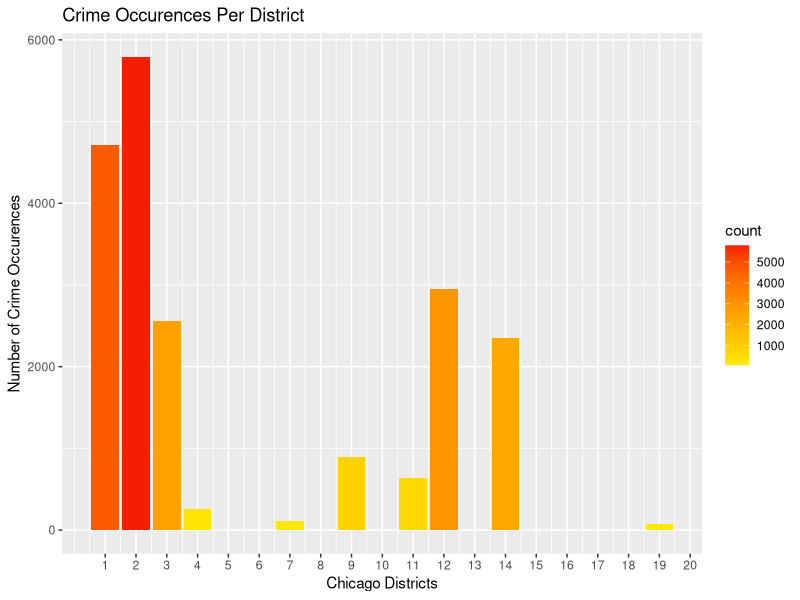
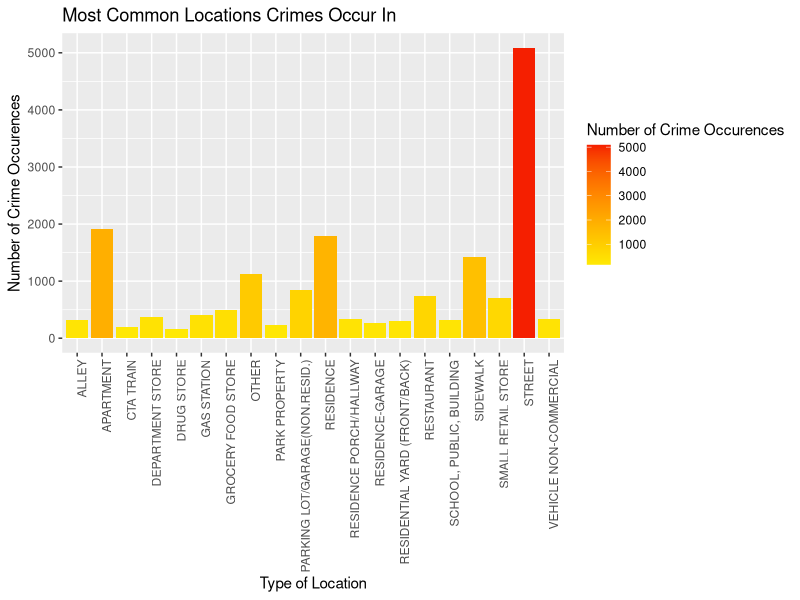
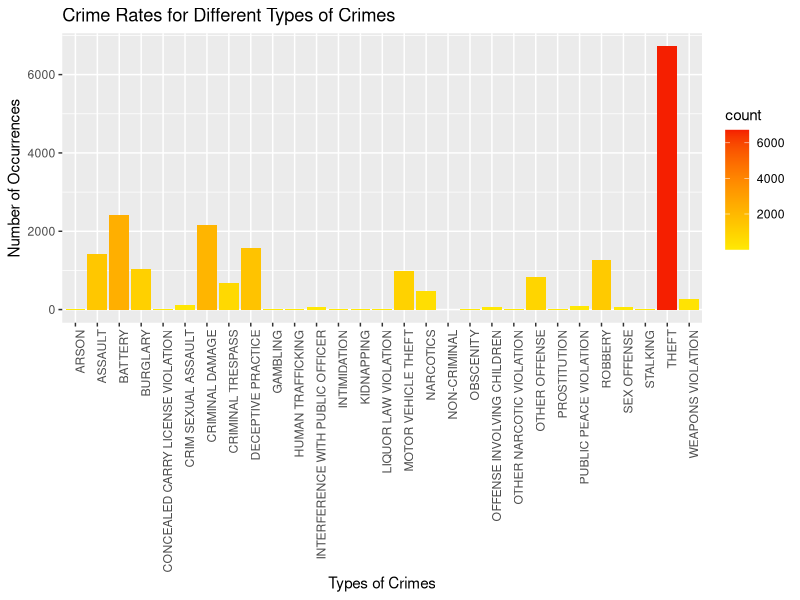
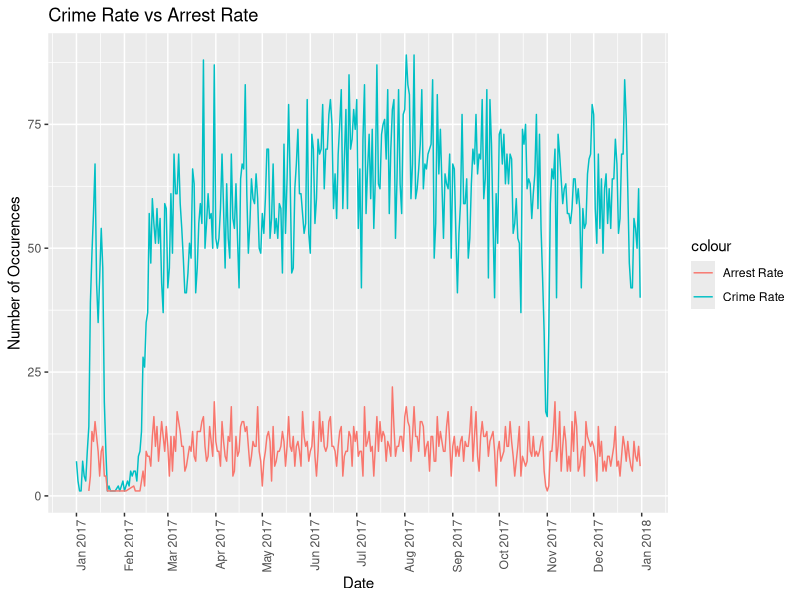
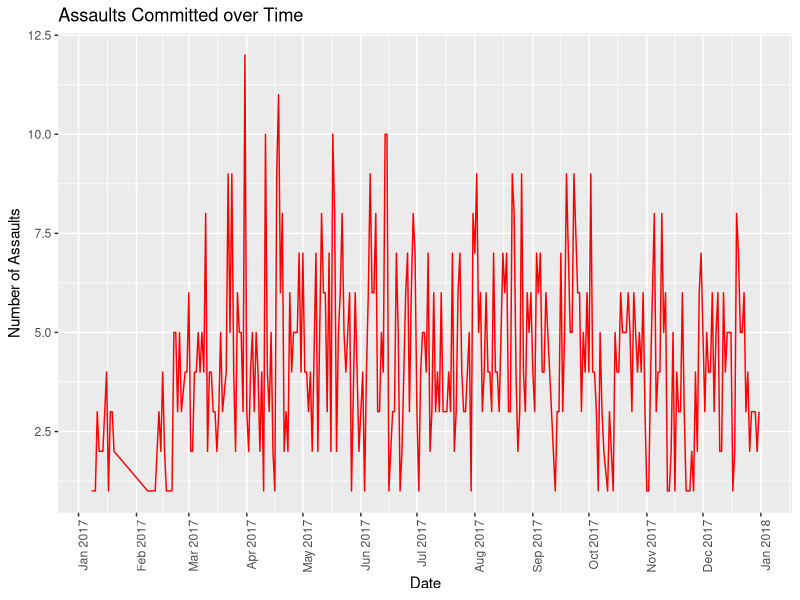
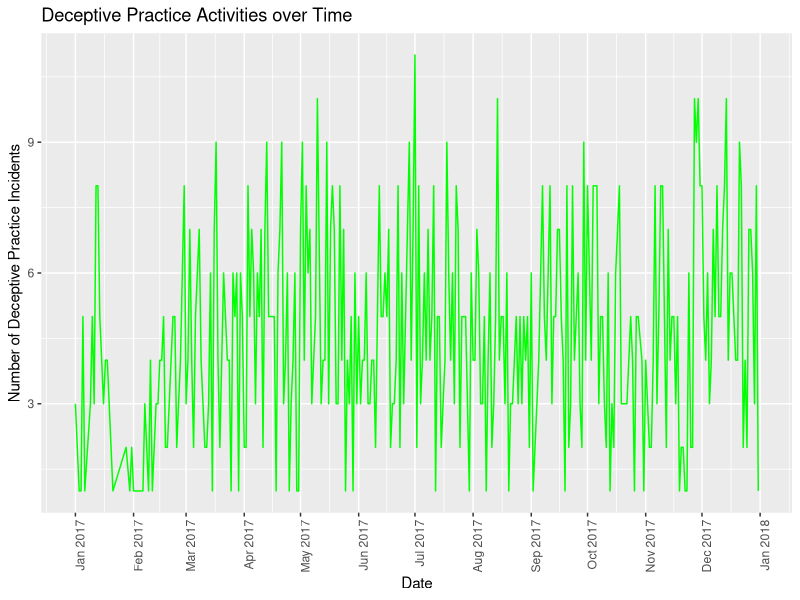
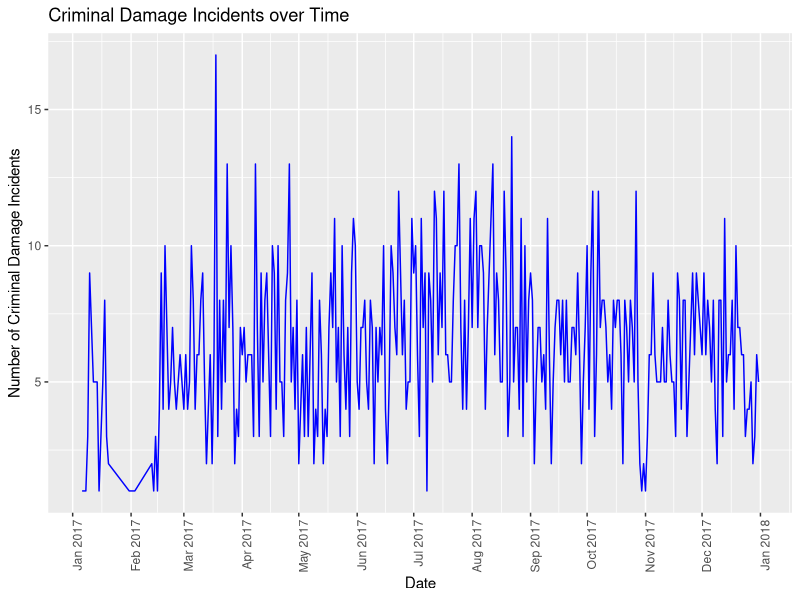
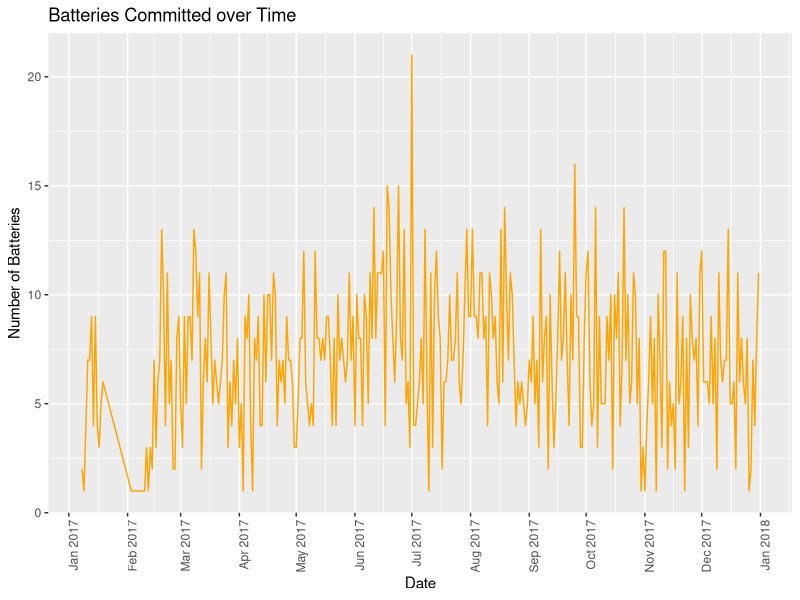

Recreate these plots in R, in order.
## ---- chunk 1
crime_data = read.csv("Crimes_-_2001_to_present (1).csv")

library(dplyr)
library(ggplot2)
library(stringr)

crime_data$Date = crime_data$Date %>% 
  str_extract(pattern = "[0-9]{1,2}/[0-9]{1,2}/[0-9]{2}") %>%
  as.Date.character(format = "%m/%d/%y") 

## ---- chunk 2
dim(crime_data)
head(crime_data)
summary(crime_data)
str(crime_data)

unique(crime_data$Primary.Type)

## ---- chunk 3

ggplot(data = crime_data, aes(x = crime_data$District)) + 
  geom_bar(aes(fill = ..count..)) +
  labs(title = "Crime Occurences Per District", x = "Chicago Districts", y = "Number of Crime Occurences") +
  scale_x_continuous(breaks = seq(min(crime_data$District), 25, by = 1)) + 
  scale_fill_gradient(low = "#ffe905", high = "#f51f00")

## ---- chunk 4
common_crime_spots = count(crime_data, Location.Description)
common_crime_spots = arrange(common_crime_spots, desc(n))
common_crime_spots = head(common_crime_spots, 20)
colnames(common_crime_spots) = c("Type of Location", "Number of Crime Occurences")

ggplot(common_crime_spots, aes(x = `Type of Location`, y = `Number of Crime Occurences`)) + 
  geom_bar(stat = "identity", aes(fill = `Number of Crime Occurences`)) + theme(axis.text.x = element_text(angle = 90, hjust = 1)) +
  ggtitle("Most Common Locations Crimes Occur In") + 
  scale_fill_gradient(low = "#ffe905", high = "#f51f00")

## ---- chunk 5

crime_types = count(crime_data, Primary.Type)

ggplot(data = crime_data, aes(x = crime_data$Primary.Type))  +
  geom_bar(aes(fill = ..count..)) + 
  labs(title = "Crime Rates for Different Types of Crimes", x = "Types of Crimes", y = "Number of Occurrences") +
  theme(axis.text.x = element_text(angle = 90, hjust = 1)) + 
  scale_fill_gradient(low = "#ffe905", high = "#f51f00")

## ---- chunk 6
crime_dates = count(crime_data, Date)

subset_arrests = subset(crime_data, Arrest == TRUE)
arrest_dates = count(subset_arrests, subset_arrests$Date)
colnames(arrest_dates) = c("Date", "n")

ggplot(crime_dates, aes(x = Date)) +
  geom_line(aes(y = crime_dates$n, color = "Crime Rate")) +
  geom_line(data = arrest_dates, aes(y = arrest_dates$n, color = "Arrest Rate")) +
  labs(title = "Crime Rate vs Arrest Rate", y = "Number of Occurences") +
  scale_x_date(date_breaks = "1 month", date_labels =  "%b %Y") +
  theme(axis.text.x = element_text(angle = 90, hjust = 1))
  

## ---- chunk 7
most_frequent_crime_types = tail(arrange(crime_types, n), 5)
most_frequent_crime_types

assault_rate = count(subset(crime_data, crime_data$Primary.Type == "ASSAULT"), Date)
deceptive_pratice_rate = count(subset(crime_data, crime_data$Primary.Type == "DECEPTIVE PRACTICE"), Date)
criminal_damage_rate = count(subset(crime_data, crime_data$Primary.Type == "CRIMINAL DAMAGE"), Date)
battery_rate = count(subset(crime_data, crime_data$Primary.Type == "BATTERY"), Date)
theft_rate = count(subset(crime_data, crime_data$Primary.Type == "THEFT"), Date)

ggplot(assault_rate, aes(x = assault_rate$Date, y = assault_rate$n)) +
  geom_line(colour = "red") + 
  scale_x_date(date_breaks = "1 month", date_labels =  "%b %Y") +
  theme(axis.text.x = element_text(angle = 90, hjust = 1)) +
  theme(legend.position = "none") +
  labs(title = "Assaults Committed over Time", x = "Date", y = "Number of Assaults")

ggplot(deceptive_pratice_rate, aes(x = deceptive_pratice_rate$Date, y = deceptive_pratice_rate$n)) +
  geom_line(colour = "green") +
  scale_x_date(date_breaks = "1 month", date_labels =  "%b %Y") +
  theme(axis.text.x = element_text(angle = 90, hjust = 1)) +
  theme(legend.position = "none") + 
  labs(title = "Deceptive Practice Activities over Time", x = "Date", y = "Number of Deceptive Practice Incidents")

ggplot(criminal_damage_rate, aes(x = Date, y = n)) + 
  geom_line(colour = "blue") +
  scale_x_date(date_breaks = "1 month", date_labels =  "%b %Y") +
  theme(axis.text.x = element_text(angle = 90, hjust = 1)) +
  theme(legend.position = "none") +
  labs(title = "Criminal Damage Incidents over Time", x = "Date", y = "Number of Criminal Damage Incidents")

ggplot(battery_rate, aes(x = Date, y = n)) +
  geom_line(colour = "orange") +
  scale_x_date(date_breaks = "1 month", date_labels =  "%b %Y") +
  theme(axis.text.x = element_text(angle = 90, hjust = 1)) +
  theme(legend.position = "none") + 
  labs(title = "Batteries Committed over Time", x = "Date", y = "Number of Batteries")

ggplot(theft_rate, aes(x = Date, y = n)) +
  geom_line(colour = "turquoise") +
  scale_x_date(date_breaks = "1 month", date_labels =  "%b %Y") +
  theme(axis.text.x = element_text(angle = 90, hjust = 1)) +
  labs(title = "Thefts Committed over Time", x = "Date", y = "Number of Thefts")

## ---- chunk 8
dangerous_community_areas = count(crime_data, crime_data$Community.Area)
dangerous_community_areas = arrange(dangerous_community_areas, desc(n))
dangerous_community_areas = head(dangerous_community_areas, 10)
colnames(dangerous_community_areas) = c("Community Area", "Number of Crime Occurrences")
dangerous_community_areas$`Community Area` = as.factor(dangerous_community_areas$`Community Area`)

ggplot(dangerous_community_areas, aes(x = `Community Area`, y = `Number of Crime Occurrences`, fill = `Number of Crime Occurrences`)) + 
  geom_bar(stat = "identity") + 
  scale_fill_gradient(low = "#ffe905", high = "#f51f00") +
  ggtitle("Community Areas with Most Crime Occurences")

## ---- chunk 9
most_dangerous_beats = count(crime_data, crime_data$Beat)
colnames(most_dangerous_beats) = c("Beat", "Number of Crime Occurences")
most_dangerous_beats = arrange(most_dangerous_beats, desc(`Number of Crime Occurences`))
most_dangerous_beats = head(most_dangerous_beats, 10)
most_dangerous_beats$Beat = as.factor(most_dangerous_beats$Beat)

ggplot(most_dangerous_beats, aes(x = `Beat`, y = `Number of Crime Occurences`)) + 
  geom_bar(stat = "identity", aes(fill = `Number of Crime Occurences`)) + 
  ggtitle("Beats with Most Crime Occurences") + 
  scale_fill_gradient(low = "#ffe905", high = "#f51f00")
## ---- chunk 10

pattern = "[NWES].+"

crime_data$Street = str_extract(crime_data$Block, pattern)
dangerous_streets = count(crime_data, Street)
dangerous_streets = arrange(dangerous_streets, desc(n))
dangerous_streets = head(dangerous_streets, 15)
colnames(dangerous_streets) = c("Street Name", "Number of Crime Occurences")

ggplot(dangerous_streets, aes(x = `Street Name`, y = `Number of Crime Occurences`)) +
  geom_bar(stat = "identity", aes(fill = `Number of Crime Occurences`)) + 
  ggtitle("Streets with Most Crime Occurences") +
  theme(axis.text.x = element_text(angle = 90, hjust = 1)) + 
  scale_fill_gradient(low = "#ffe905", high = "#f51f00")
  

## ---- chunk 11
library("lubridate")


crime_dates = count(crime_data, Date)

subset_arrests = subset(crime_data, Arrest == TRUE)
arrest_dates = count(subset_arrests, subset_arrests$Date)
colnames(arrest_dates) = c("Date", "n")

crime_total <- vector()
for (i in 1:12){
  crime_total[i] <-sum(month(as.POSIXlt(crime_dates$Date, format = "%y-%m-%d")) == i)

}

arrest_total <- vector()
for (i in 1:12){
  arrest_total[i] <-sum(month(as.POSIXlt(arrest_dates$Date, format = "%y-%m-%d")) == i)

}

fit = lm(arrest_total ~ crime_total)
summary(fit)
anova(fit)
plot(fit)


